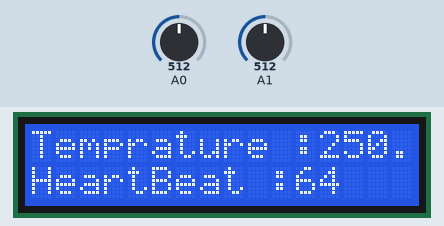
The sketch below on a simulated Arduino Uno, built with avr-gcc and run on an emulated ATmega328P. Shown: 16×2 character LCD. Inputs (shaded band) come from the test bench; at power-on: A0 = 512, A1 = 512.

Above: at 1.2 s.
1.3 s: A0 set to 716
At 2.7 s:
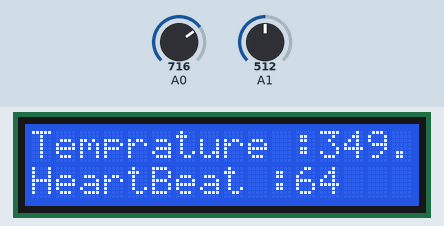
3.7 s: A1 set to 716
At 4.9 s:
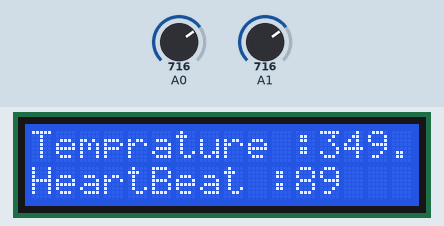
5.7 s: A0 set to 900
At 7.1 s:
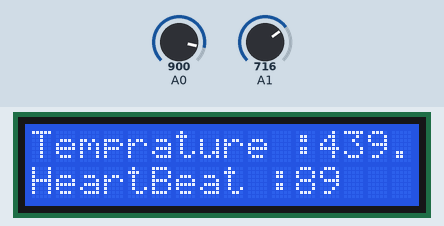
7.8 s: A1 set to 900
At 9.4 s:
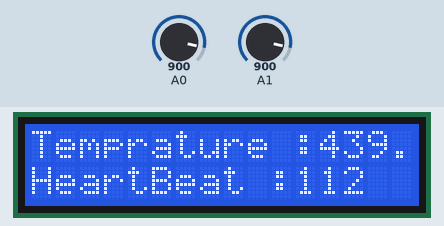
9.9 s: A0 set to 1023
At 11.7 s:
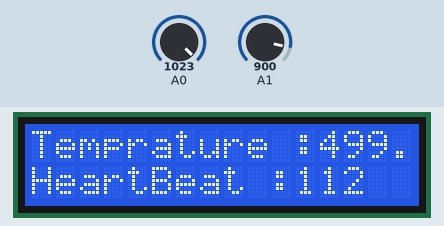
12.0 s: A1 set to 1023
At 14.0 s:
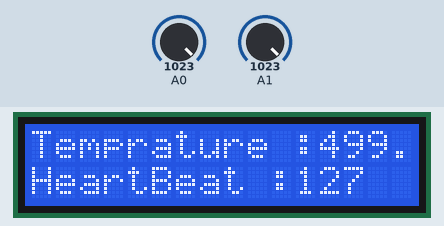
Timing chart, 0 to 15.1 s (numbered marks = the images above; inputs shaded):
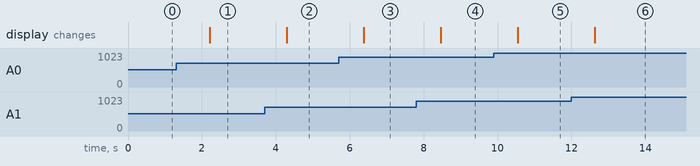

Measured:
- after the input at 1.3 s, the display: changes after 0.91 s (image 1)
- after the input at 3.7 s, the display: changes after 0.59 s (image 2)
- after the input at 5.7 s, the display: changes after 0.68 s (image 3)
- after the input at 7.8 s, the display: changes after 0.66 s (image 4)
- after the input at 9.9 s, the display: changes after 0.65 s (image 5)
- after the input at 12.0 s, the display: changes after 0.64 s (image 6)

The sketch:

finalfinal.ino
```cpp
#include <LiquidCrystal.h>
#include <Wire.h>
#include <SoftwareSerial.h>

#define rxPin 8
#define txPin 9

SoftwareSerial mySerial(rxPin, txPin);
LiquidCrystal lcd(1, 2 , 4, 5, 6, 7);
float temp;
int Signal;


void setup() {
  mySerial.begin(9600);
  mySerial.println("Hello, world?");
  // put your setup code here, to run once:
  lcd.begin(16,2);
  lcd.print("Hello world");


}

void loop() {
  lcd.clear();
  lcd.print("Temprature :");
  mySerial.print("Temprature :");
  temp=analogRead(A0);
  Signal = analogRead(A1);
  Signal=(Signal/8);
  temp=temp*0.48828125;
  lcd.print(temp);
  mySerial.print(temp);
  lcd.setCursor(0,1);
  lcd.print("HeartBeat :");
  mySerial.print("HeartBeat :");
  lcd.print(Signal);
  mySerial.println(Signal);
  delay(1000);

}
```
